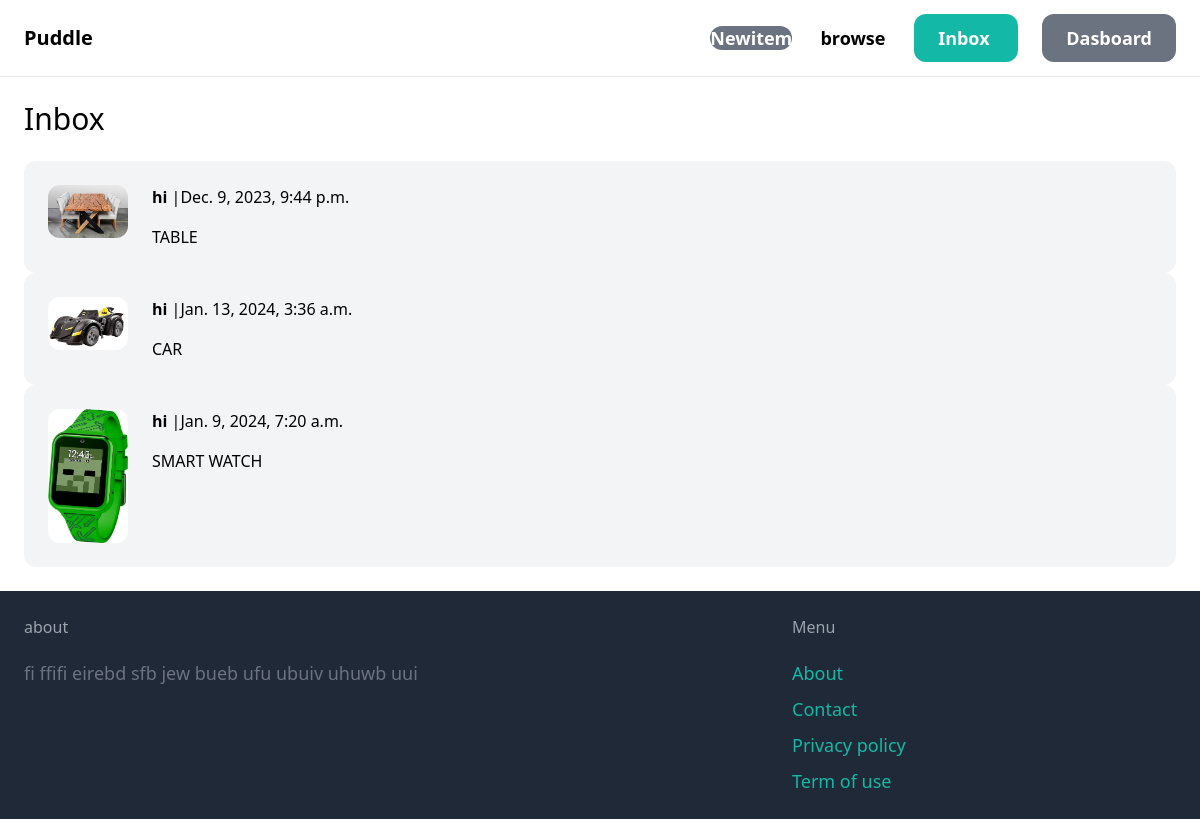
/inbox/ (signed in), run on the app's committed database.
### conversation/models.py (models this page shows)
class Conversation(models.Model):
    item=models.ForeignKey(Item, related_name='coversation',on_delete=models.CASCADE)
    members =models.ManyToManyField(User ,related_name='coversation')
    created_at=models.DateTimeField(auto_now_add=True)
    modified_at =models.DateTimeField(auto_now=True)
    class meta :
        ordering =('modified_at ',)

### item/models.py (models this page shows, shortened)
class Item(models.Model):
    category =models.ForeignKey(Category ,related_name='items' ,on_delete=models.CASCADE)
    name = models.CharField(max_length=255)
    description=models.TextField(blank=True, null=True)
    price=models.FloatField()
    image =models.ImageField(upload_to='item_images', blank=True , null=True)
    is_sold=models.BooleanField(default=False)
    created_by=models.ForeignKey(User ,related_name='items' , on_delete=models.CASCADE)
    created_at=models.DateTimeField(auto_now_add=True)

### conversation/views.py (the view)
# urls.py: path('',views.inbox ,name='inbox'),
@login_required
def inbox(request):
     conversations = Conversation.objects.filter(members__in=[request.user.id])
     return render (request ,'conversation/inbox.html' ,{
        'conversations' : conversations
     })

### conversation/templates/conversation/inbox.html (shortened to what this page needs)
{% extends "core/base.html" %}
{% block content %}
<h1 class="mb-6 text-3xl">Inbox</h1>
<div class= "space-y-6">
    {%for conversation in conversations %}
    <a href="{% url 'conversation:detail' conversation.id %}">
            <div class="p-6 flex bg-gray-100 rounded-xl">
                <div class="pr-6">
                    <img src="{{ conversation.item.image.url}}" class="w-20 rounded-xl">
                </div>
                <div>
                    {% for member in conversation.members.all %}
                        {% if member != request.user %}
                        <p class= "mb-4"><strong>{{member.username}}</strong> |{{ conversation.modified_at}}</p>
                        <p>{{conversation.item.name}}</p>
                        {% endif %}
                    {% endfor %}
                </div>
            </div>
        </a>
    {% endfor%}
</div>
{% endblock  %}

### data on the page
Conversation: item.image (picture), modified_at "Dec. 9, 2023, 9:44 p.m.", item.name "TABLE"
Conversation: item.image (picture), modified_at "Jan. 13, 2024, 3:36 a.m.", item.name "CAR"
Conversation: item.image (picture), modified_at "Jan. 9, 2024, 7:20 a.m.", item.name "SMART WATCH"

### other printed values
{{ member.username }} "hi"
